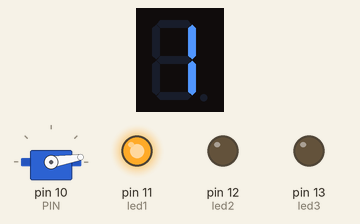
Bench run of a sketch on a simulated Arduino Uno, built with avr-gcc and run on an emulated ATmega328P. Parts: 1-digit seven-segment display, servo, output pins drawn as LEDs (lit = HIGH). Wiring (inferred from the names in the program): 1-digit 7-segment display, segments lit when HIGH: segments pin 0, pin 1, pin 2, pin 3, pin 4, pin 5, pin 6. The segment pins are drawn as the display they are named for; pins used as bus, display or sensor lines are not drawn.

Above: at 0.15 s.
At 3.8 s:
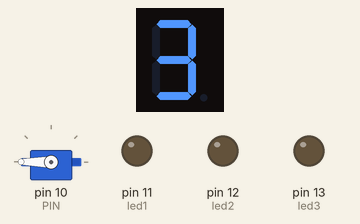
At 7.5 s:
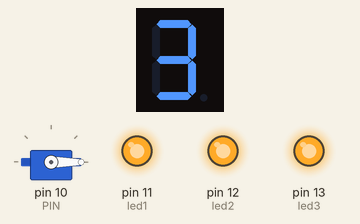
At 12.2 s:
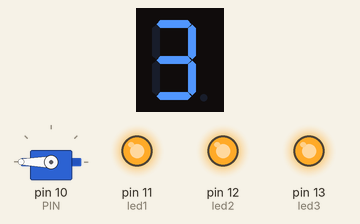
At 18.0 s:
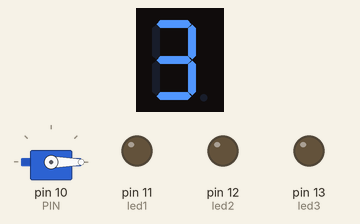
At 39.19 s:
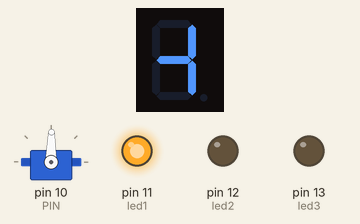
Timing chart, 0 to 40.0 s (numbered marks = the images above):
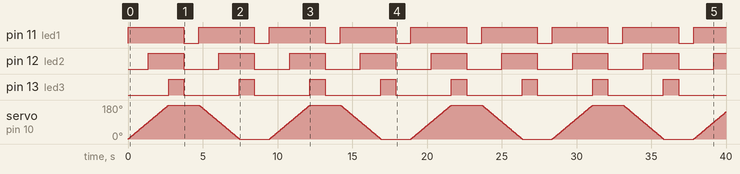

Measured:
- by itself, pin 11 (led1): alternates HIGH for 3.7 s and LOW for 1.0 s
- by itself, pin 12 (led2): alternates HIGH for 2.4 s and LOW for 2.4 s
- by itself, pin 13 (led3): alternates HIGH for 1.0 s and LOW for 3.7 s
- what the display in image 1 shows lasts 2.0 s, from 2.7 s to 4.7 s

The sketch:

code8.ino
```cpp
/*//////////////////////////////////////////////////////////////////
 サーボモータを0~180度、180~0度に回転させ
 0度のとき、7セグメントディスプレイに1と表示し、led1を点灯する
 90度のとき,7セグメントディスプレイに2と表示し、、led2を点灯する
 180度のとき,7セグメントディスプレイに3と表示し、led3を点灯するプログラム
///////////////////////////////////////////////////////////////////*/

#include<Servo.h> //サーボモータ用ライブラリ

Servo servo; //サーボモータの宣言
int ang = 0; //角度変数の宣言 ang=angle
int PIN = 10; //
int led1 = 11;
int led2 = 12;
int led3 = 13;
int a = 0;
int b = 1;
int c = 2;
int d = 3;
int e = 4;
int f = 5;
int g = 6;
int h = 7;

void setup(){

    servo.attach(PIN); //サーボモータを10番ピンに接続
    pinMode(led1,OUTPUT); //LED1を2番ピンに接続
    pinMode(led2,OUTPUT); //LED2を4番ピンに接続
    pinMode(led3,OUTPUT); //LED3を7番ピンに接続
    pinMode(a,OUTPUT);
    pinMode(b,OUTPUT);
    pinMode(c,OUTPUT);
    pinMode(d,OUTPUT);
    pinMode(e,OUTPUT);
    pinMode(f,OUTPUT);
    pinMode(g,OUTPUT);
    pinMode(f,OUTPUT);

}

void loop(){

    //0から180度まで角度変化
    for(ang = 0 ; ang <= 180 ; ang++){
        servo.write(ang);

        if (ang == 0){//0°の時実行
          digitalWrite(led1,HIGH);//0°の時LED1を点灯する

          digitalWrite(a,LOW);//7セグメントディスプレイを全てオフ
          digitalWrite(b,LOW);
          digitalWrite(c,LOW);
          digitalWrite(d,LOW);
          digitalWrite(e,LOW);
          digitalWrite(f,LOW);
          digitalWrite(b,HIGH);//7セグメントディスプレイに1を表示
          digitalWrite(c,HIGH);

        }
        else if (ang == 90){      //90°の時実行
          digitalWrite(led2,HIGH);//90°の時LED2を点灯する

          digitalWrite(a,LOW);//7セグメントディスプレイを全てオフ
          digitalWrite(b,LOW);
          digitalWrite(c,LOW);
          digitalWrite(d,LOW);
          digitalWrite(e,LOW);
          digitalWrite(f,LOW);
          digitalWrite(a,HIGH);//7セグメントディスプレイに2を表示
          digitalWrite(b,HIGH);
          digitalWrite(d,HIGH);
          digitalWrite(e,HIGH);
          digitalWrite(g,HIGH);
        }
        else if (ang == 180){//180°の時実行
          digitalWrite(led3,HIGH);//180°の時LED3を点灯する

          digitalWrite(a,LOW);//7セグメントディスプレイを全てオフ
          digitalWrite(b,LOW);
          digitalWrite(c,LOW);
          digitalWrite(d,LOW);
          digitalWrite(e,LOW);
          digitalWrite(f,LOW);
          digitalWrite(a,HIGH);//7セグメントディスプレイに3を表示
          digitalWrite(b,HIGH);
          digitalWrite(c,HIGH);
          digitalWrite(d,HIGH);
          digitalWrite(g,HIGH);
        }
        delay(15);//15ミリ秒停止
    }
    delay(1000);//１秒停止
    digitalWrite(led1,LOW);//led1を消灯
    digitalWrite(led2,LOW);//led2を消灯
    digitalWrite(led3,LOW);//led3を消灯
    delay(1000);//１秒停止

    //180から0度まで角度変化
    for(ang = 180 ; ang >= 0 ; ang--){
        servo.write(ang);

        if (ang == 0){//0°の時実行
          digitalWrite(led3,HIGH);//0°の時LED3を点灯する

          digitalWrite(a,LOW);//7セグメントディスプレイを全てオフ
          digitalWrite(b,LOW);
          digitalWrite(c,LOW);
          digitalWrite(d,LOW);
          digitalWrite(e,LOW);
          digitalWrite(f,LOW);
          digitalWrite(a,HIGH);//7セグメントディスプレイに3を表示
          digitalWrite(b,HIGH);
          digitalWrite(c,HIGH);
          digitalWrite(d,HIGH);
          digitalWrite(g,HIGH);
        }
        else if (ang == 90){//90°の時実行
          digitalWrite(led2,HIGH);//90°の時LED2を点灯する

          digitalWrite(a,LOW);//7セグメントディスプレイを全てオフ
          digitalWrite(b,LOW);
          digitalWrite(c,LOW);
          digitalWrite(d,LOW);
          digitalWrite(e,LOW);
          digitalWrite(f,LOW);
          digitalWrite(a,HIGH);//7セグメントディスプレイに2を表示
          digitalWrite(b,HIGH);
          digitalWrite(d,HIGH);
          digitalWrite(e,HIGH);
          digitalWrite(g,HIGH);
        }
        else if (ang == 180){//180°の時実行
          digitalWrite(led1,HIGH);//180°の時LED1を点灯する

          digitalWrite(a,LOW);//7セグメントディスプレイを全てオフ
          digitalWrite(b,LOW);
          digitalWrite(c,LOW);
          digitalWrite(d,LOW);
          digitalWrite(e,LOW);
          digitalWrite(f,LOW);
          digitalWrite(b,HIGH);//7セグメントディスプレイに1を表示
          digitalWrite(c,HIGH);
        }
        delay(15);//15ミリ秒停止
    }
    delay(1000);//１秒停止
    digitalWrite(led1,LOW);//led1を消灯
    digitalWrite(led2,LOW);//led2を消灯
    digitalWrite(led3,LOW);//led3を消灯
    delay(1000);//１秒停止
}
```
